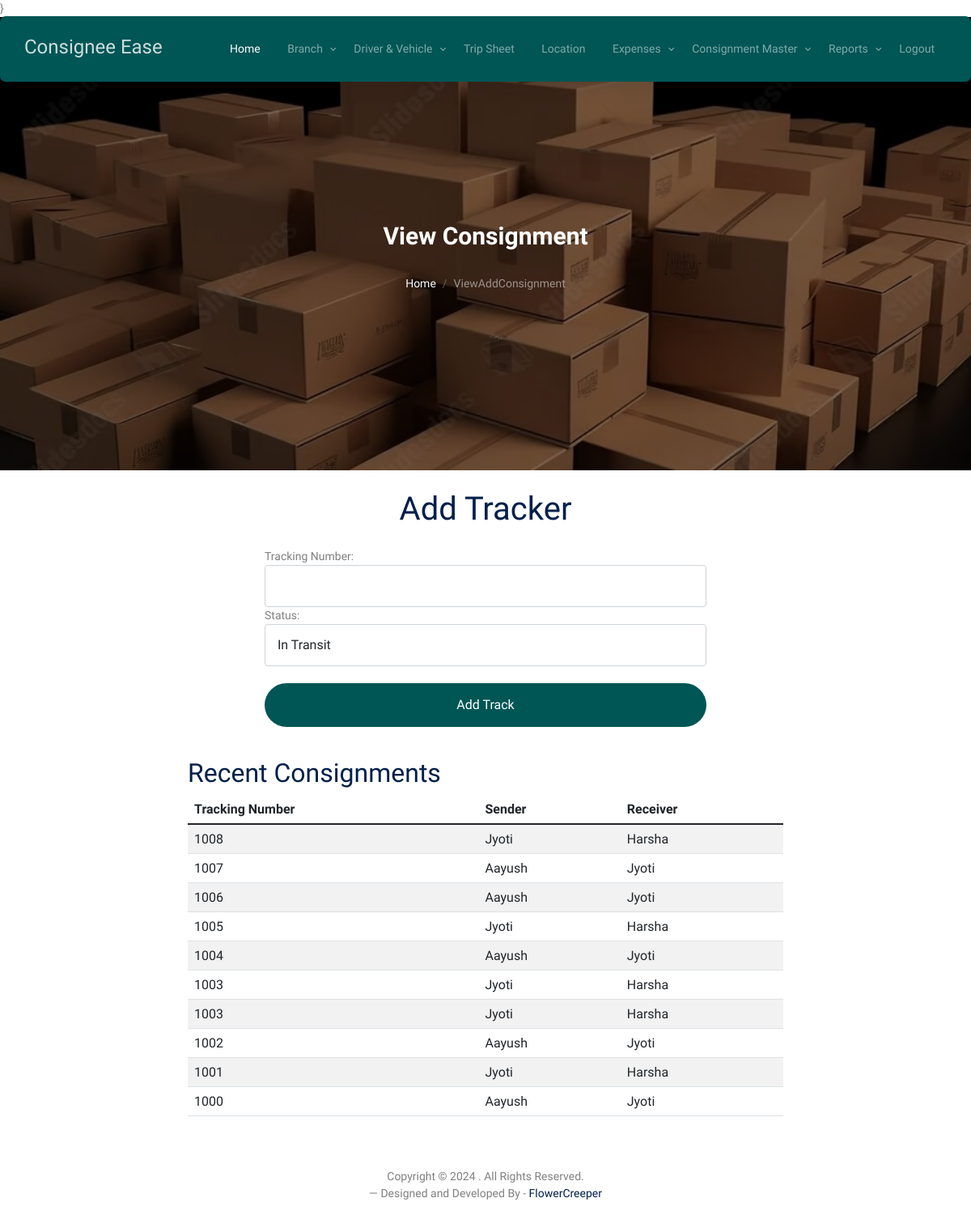
Page /addTrack on the committed database.
### consign_app/models.py (models this page shows, shortened)
class AddConsignment(models.Model):
    track_id = models.CharField(max_length=50, null=True)
    sender_name = models.CharField(max_length=50, null=True)
    sender_mobile = models.CharField(max_length=50, null=True)
    sender_address = models.CharField(max_length=50, null=True)
    sender_GST=models.CharField(max_length=50,null=True)
    receiver_name = models.CharField(max_length=50, null=True)
    receiver_mobile = models.CharField(max_length=50, null=True)
    receiver_address = models.CharField(max_length=50, null=True)
    receiver_GST = models.CharField(max_length=50, null=True)
    total_cost = models.FloatField(null=True)
    date = models.CharField(max_length=30, null=True)
    pay_status = models.CharField(max_length=30, null=True)
    route_from = models.CharField(max_length=30, null=True)
    route_to = models.CharField(max_length=30, null=True)
    desc_product = models.CharField(max_length=150,null=True)
    pieces = models.IntegerField(null=True)
    prod_invoice = models.CharField(max_length=50,null=True)
    prod_price = models.CharField(max_length=50,null=True)
    weight = models.FloatField(null=True)
    freight = models.FloatField(null=True)
    hamali = models.FloatField(null=True)
    door_charge = models.FloatField(null=True)
    st_charge = models.FloatField(null=True)
    Consignment_id=models.IntegerField(null=True)
    branch = models.CharField(max_length=150, null=True)
    name = models.CharField(max_length=150, null=True)
    balance = models.FloatField(null=True)
    time=models.CharField(max_length=50,null=True)
    copy_type = models.CharField(max_length=150, null=True)
    weightAmt=models.FloatField(null=True)
    delivery = models.CharField(max_length=150, null=True)
    eway_bill =models.CharField(max_length=150, null=True)
    consignment_status = models.CharField(max_length=250, null=True)
    qrcode_number = models.CharField(max_length=250,null=True)
    qrcode = models.ImageField(upload_to='qrcode/', blank=True, null=True)

### consign_app/views.py (the view, shortened to what this page needs)
# urls.py: path('addTrack', views.addTrack, name='addTrack'),
def addTrack(request):
    consignments = AddConsignment.objects.all().order_by('-id')  # Fetch all consignments ordered by id descending
    return render(request, 'addTrack.html',{'consignments':consignments})

### consign_app/templates/addTrack.html (shortened to what this page needs)
{% load static %}}
<!DOCTYPE html>
<html lang="en">
  <head>
    <link rel="stylesheet" href="{% static 'fonts/icomoon/style.css' %}" />
    <link rel="stylesheet" href="{% static 'fonts/flaticon/font/flaticon.css' %}" />
    <link rel="stylesheet" href="{% static 'css/tiny-slider.css' %}" />
    <link rel="stylesheet" href="{% static 'css/aos.css' %}" />
    <link rel="stylesheet" href="{% static 'css/style.css' %}" />
  </head>
  <body>
    {% include 'index_menu.html' %}
    <div
      class="hero page-inner overlay"
      style="background-image: url('{% static 'images/hero_bg_1.jpg' %}')"
    >
      <div class="container">
        <div class="row justify-content-center align-items-center">
          <div class="col-lg-9 text-center mt-5">
            <h1 class="heading" data-aos="fade-up">View Consignment</h1>
            <nav
              aria-label="breadcrumb"
              data-aos="fade-up"
              data-aos-delay="200"
            >
              <ol class="breadcrumb text-center justify-content-center">
                <li class="breadcrumb-item"><a href="{% url 'index' %}}">Home</a></li>
                <li
                  class="breadcrumb-item active text-white-50"
                  aria-current="page"
                >
                  ViewAddConsignment
                </li>
              </ol>
            </nav>
          </div>
        </div>
      </div>
    </div>
<div class="container">
    <h1 class="text-center my-4">Add Tracker</h1>
    <div class="row justify-content-center">
        <div class="col-md-6">
            <form method="post">
                <div class="form-group">
                    <label for="a1">Tracking Number:</label>
                    <input type="text" class="form-control" id="a1" name="a1" required>
                </div>
                <div class="form-group">
                    <label for="status">Status:</label>
                    <select class="form-control" id="status" name="status" required>
                        <option value="In Transit">In Transit</option>
                    </select>
                </div>
                <br>
                <button type="submit" class="btn btn-primary w-100">Add Track</button>
            </form>
        </div>
    </div>
    <div class="row justify-content-center my-4">
        <div class="col-md-8">
            <div class="recent-consignments">
                <h2>Recent Consignments</h2>
                <table class="table table-striped">
                    <thead>
                        <tr>
                            <th>Tracking Number</th>
                            <th>Sender</th>
                            <th>Receiver</th>
                        </tr>
                    </thead>
                    <tbody>
                        {% for consignment in consignments %}
                        <tr>
                            <td>{{ consignment.track_id }}</td>
                            <td>{{ consignment.sender_name }}</td>
                            <td>{{ consignment.receiver_name }}</td>
                        </tr>
                        {% empty %}
                        <tr>
                            <td colspan="3">No recent consignments available.</td>
                        </tr>
                        {% endfor %}
                    </tbody>
                </table>
            </div>
        </div>
    </div>
</div>
<div class="row mt-5">
          <div class="col-12 text-center">
            <p>
              Copyright &copy;
              . All Rights Reserved. <br>&mdash; Designed and Developed  By -
              <a href="https://flowercreeper.com/index.php">FlowerCreeper</a>
            </p>
          </div>
        </div>
</body>
</html>

### rows in the picture
AddConsignment: track_id "1008", sender_name "Jyoti", receiver_name "Harsha"
AddConsignment: track_id "1007", sender_name "Aayush", receiver_name "Jyoti"
AddConsignment: track_id "1006", sender_name "Aayush", receiver_name "Jyoti"
AddConsignment: track_id "1005", sender_name "Jyoti", receiver_name "Harsha"
AddConsignment: track_id "1004", sender_name "Aayush", receiver_name "Jyoti"
AddConsignment: track_id "1003", sender_name "Jyoti", receiver_name "Harsha"
AddConsignment: track_id "1003", sender_name "Jyoti", receiver_name "Harsha"
AddConsignment: track_id "1002", sender_name "Aayush", receiver_name "Jyoti"
AddConsignment: track_id "1001", sender_name "Jyoti", receiver_name "Harsha"
AddConsignment: track_id "1000", sender_name "Aayush", receiver_name "Jyoti"
